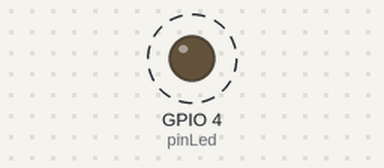
This program was run on a simulated Raspberry Pi (BCM pin numbers). On the bench: output pins drawn as LEDs (lit = HIGH). Dashed ring = blinking. At 20.0 s the program stops and its outputs stay as they are.

Above: at 0.5 s.
Timing chart, 0 to 4.6 s (numbered marks = the images above):
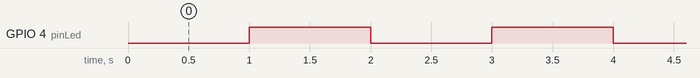

Measured:
- by itself, GPIO 4 (pinLed): alternates HIGH for 1.0 s and LOW for 1.0 s

The program:

digitalOutput.py
```python
import RPi.GPIO as GPIO
import time

pinLed = 4
GPIO.setmode(GPIO.BCM)
GPIO.setup(pinLed, GPIO.OUT)

for i in range(10):
    GPIO.output(pinLed, 0)
    time.sleep(1)
    GPIO.output(pinLed, 1)
    time.sleep(1)

GPIO.cleanup()
```
